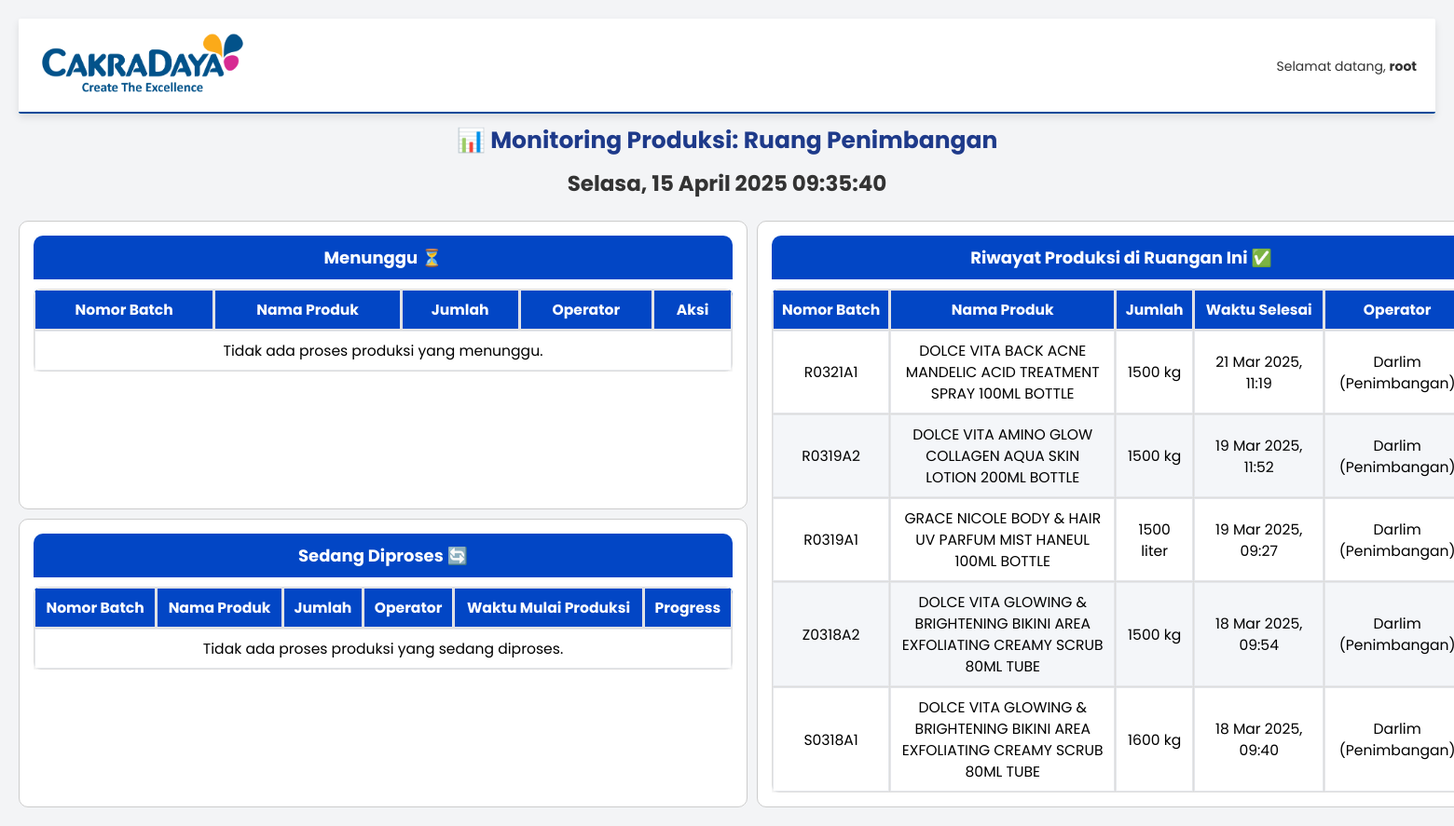
The page /monitoring/monitoring/ruang-penimbangan/ (signed in) on the database as committed earlier.
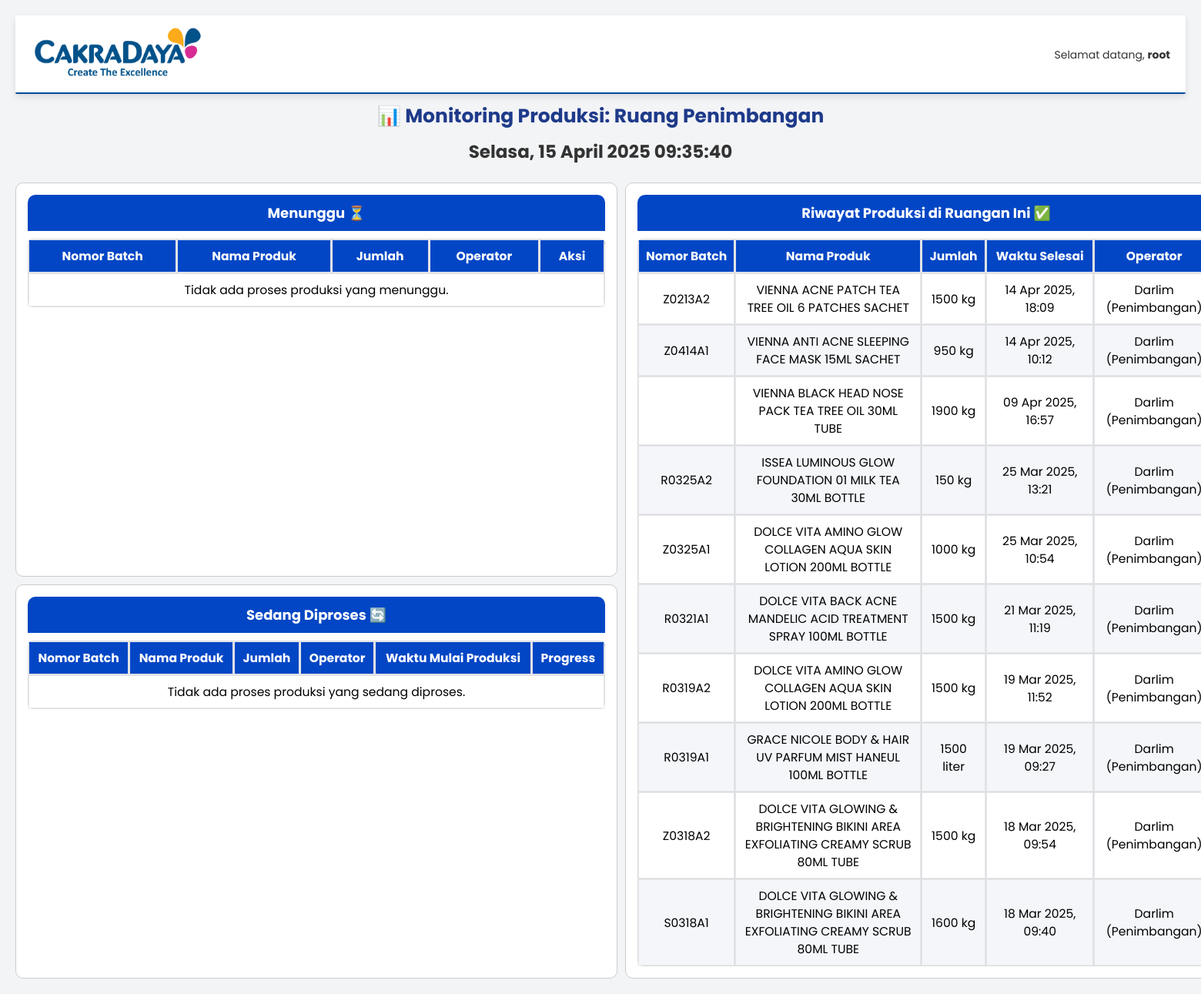
The same page on the database as committed later.
### produksi_monitoring/models.py (models this page shows, shortened)
class Ruangan(models.Model):
    PROSES_CHOICES = [
        ('weighing', 'Weighing'),
        ('processing', 'Processing'),
        ('mixing', 'Mixing'),
        ('filling', 'Filling'),
        ('packaging', 'Packaging'),
        ('labelling', 'Labelling'),
        ('quality_control', 'Quality Control'),
    ]
    kode_ruangan = models.CharField(max_length=10, unique=True, null=True)
    nama = models.CharField(max_length=100, unique=True)
    link_khusus = models.CharField(max_length=255, unique=True)
    mesin = models.ManyToManyField(Mesin, related_name="ruangan")
    jenis_proses = models.CharField(max_length=50, choices=PROSES_CHOICES, default='mixing')
    tahap_berikutnya = models.ForeignKey('self', null=True, blank=True, on_delete=models.SET_NULL)
    class Meta:
        verbose_name = "Ruangan"
        verbose_name_plural = "Ruangan"

class RiwayatProduksi(models.Model):
    nomor_batch = models.CharField(max_length=20)
    nama_produk = models.ForeignKey(ItemDescription, on_delete=models.CASCADE)
    jumlah = models.PositiveIntegerField()
    satuan = models.CharField(max_length=10)
    ruangan = models.ForeignKey(Ruangan, on_delete=models.CASCADE)
    operator = models.ForeignKey(Operator, on_delete=models.CASCADE, null=True, blank=True)
    waktu_mulai_produksi = models.DateTimeField()
    waktu_selesai = models.DateTimeField()
    hasil_akhir = models.CharField(max_length=20, blank=True, null=True)

class ItemDescription(models.Model):
    barcode = models.CharField(max_length=20, unique=True, null=True, blank=True)
    description = models.CharField(max_length=255, unique=True)

class Operator(models.Model):
    nama = models.CharField(max_length=255, unique=True)
    kategori = models.CharField(max_length=50, choices=[
        ("Penimbangan", "Penimbangan"),
        ("Proses", "Proses"),
        ("Filling", "Filling"),
        ("Labelling", "Labelling"),
    ])
    def __str__(self):
        return f"{self.nama} ({self.kategori})"

### produksi_monitoring/views.py (the view, shortened to what this page needs)
# urls.py: path('monitoring/<slug:ruangan_nama>/', monitoring_produksi_per_ruangan, name='monitoring_per_ruangan'),
@login_required
def monitoring_produksi_per_ruangan(request, ruangan_nama):
    ruangan = get_object_or_404(Ruangan, nama__iexact=ruangan_nama.replace("-", " "))
    ProsesProduksi.objects.filter(status="Menunggu", waktu_mulai_produksi__lte=now()).update(status="Sedang Diproses")
    proses_produksi = ProsesProduksi.objects.filter(ruangan=ruangan)
    menunggu = proses_produksi.filter(status="Menunggu").order_by('waktu_mulai_produksi')
    diproses = proses_produksi.filter(status="Sedang Diproses").order_by('waktu_mulai_produksi')
    siap_pindah = proses_produksi.filter(status="Siap Dipindahkan").order_by('-waktu_selesai')
    tujuh_hari_lalu = now() - timedelta(days=7)
    batch_pernah_di_ruangan = ProsesProduksi.objects.filter(
        nomor_batch__in=proses_produksi.values_list('nomor_batch', flat=True),
        waktu_selesai__gte=tujuh_hari_lalu
    ).values_list('nomor_batch', flat=True).distinct()
    selesai = RiwayatProduksi.objects.filter(
        ruangan=ruangan
    ).select_related('ruangan').order_by('-waktu_selesai') [:10]
    riwayat_labelling = None
    return render(request, "produksi_monitoring/monitoring_ruangan.html", {
        "ruangan": ruangan,
        "proses_menunggu": menunggu,
        "proses_diproses": diproses,
        "proses_siap_pindah": siap_pindah,
        "proses_selesai": selesai,
        "riwayat_produksi": riwayat_labelling,
    })

### produksi_monitoring/templates/produksi_monitoring/monitoring_ruangan.html (shortened to what this page needs)
{% load static %}
<!DOCTYPE html>
<html lang="id">
<head>
    <link rel="stylesheet" href="{% static 'css/custom_admin.css' %}">
    <link rel="stylesheet" href="https://cdnjs.cloudflare.com/ajax/libs/font-awesome/6.0.0/css/all.min.css">
</head>
<body>
    <header class="dashboard-header">
        <div class="header-left">
            <img src="{% static 'img/logo.png' %}" alt="Company Logo">
            <h1 class="header-title">Sistem Monitoring Produksi</h1>
        </div>
        <div class="header-right">
            {% if request.user.is_authenticated %}
                <p class="header-user">Selamat datang, <strong>{{ request.user.username }}</strong></p>
            {% endif %}
        </div>
    </header>
    <div>
        <h1 class="page-title" style="font-size: 25px; color: #1e3a8a; margin-bottom: 10px;">
            📊 Monitoring Produksi: {{ ruangan.nama|title }}
        </h1>
        <p id="tanggal-waktu" style="text-align: center; font-size: 23px; font-weight: bold; color: #333; margin-top: 10px;"></p>
    </div>
    <div class="ruangan-container">
        <div class="card card-menunggu">
            <div class="card-header">Menunggu ⏳</div>
            <div class="card-body">
                <table class="styled-table">
                    <thead>
                        <tr>
                            <th>Nomor Batch</th>
                            <th>Nama Produk</th>
                            <th>Jumlah</th>
                            <th>Operator</th>
                            <th>Aksi</th>
                        </tr>
                    </thead>
                    <tbody>
                        {% for produk in proses_menunggu %}
                        <tr class="status-menunggu">
                            <td>{{ produk.nomor_batch }}</td>
                            <td>{{ produk.nama }}</td>
                            <td>{{ produk.jumlah }} {{ produk.satuan }}</td>
                            <td>{{ produk.operator }}</td>
                            <td>
                                {% if request.user.is_authenticated %}
                                    {% if request.user.is_superuser or is_operator %}
                                        <form action="{% url 'tandai_sedang_diproses' produk.id %}" method="POST">
                                            {% csrf_token %}
                                            <button type="submit" class="btn btn-warning">Tandai Sedang Diproses</button>
                                        </form>
                                    {% endif %}
                                {% endif %}
                            </td>
                        </tr>
                        {% empty %}
                        <tr><td colspan="5">Tidak ada proses produksi yang menunggu.</td></tr>
                        {% endfor %}
                    </tbody>
                </table>
            </div>
        </div>
        <div class="card card-diproses">
            <div class="card-header">Sedang Diproses 🔄</div>
            <div class="card-body">
                <table class="styled-table">
                    <thead>
                        <tr>
                            <th>Nomor Batch</th>
                            <th>Nama Produk</th>
                            <th>Jumlah</th>
                            <th>Operator</th>
                            <th>Waktu Mulai Produksi</th>
                            <th>Progress</th>
                        </tr>
                    </thead>
                    <tbody>
                        {% for produk in proses_diproses %}
                        <tr class="status-diproses">
                            <td>{{ produk.nomor_batch }}</td>
                            <td>{{ produk.nama }}</td>
                            <td>{{ produk.jumlah }} {{ produk.satuan }}</td>
                            <td>{{ produk.operator.nama }}</td>
                            <td>{{ produk.waktu_mulai_produksi|date:"d M Y, H:i" }}</td>
                            <td>
                                {% if "labelling" in ruangan.nama|lower %}
                                    <form method="POST" action="{% url 'update_progress' produk.id %}">
                                        {% csrf_token %}
                                        <input type="number" name="jumlah_kemasan" min="1" required placeholder="Jumlah pcs/karton">
                                        <select name="satuan_kemasan" required>
                                            <option value="pcs">pcs</option>
                                            <option value="karton">karton</option>
                                            <option value="pack">pack</option>
                                        </select>
                                        <button type="submit">Simpan</button>
                                    </form>
                                    {% if produk.estimasi_jumlah_kemasan %}
                                        {% with persen=produk.akurasi_persen|default:0 %}
                                            <div style="width: 100%; background-color: #e0e0e0; border-radius: 4px;">
                                                <div style="width: {{ persen }}%; background-color: #2196F3; padding: 3px 5px; color: white; border-radius: 4px;">
                                                    {{ persen }}%
                                                </div>
                                            </div>
                                        {% endwith %}
                                        <small><strong>{{ produk.jumlah_kemasan|default:0 }}</strong> / {{ produk.estimasi_jumlah_kemasan }} {{ produk.get_satuan_kemasan_display }}</small>
                                    {% else %}
                                        <small>
                                            Realisasi: <strong>{{ produk.jumlah_kemasan|default:0 }} {{ produk.get_satuan_kemasan_display }}</strong>
                                        </small>
                                    {% endif %}
                                    <form method="POST" action="{% url 'tandai_selesai_labelling' produk.nomor_batch %}">
                                        {% csrf_token %}
                                        <button type="submit">Tandai Selesai</button>
                                    </form>
                                {% else %}
                                    <form method="POST" action="{% url 'update_progress' produk.id %}">
                                        {% csrf_token %}
                                        <input type="number" name="jumlah_terproses" min="1"
                                            oninput="validasiJumlah(this, {{ produk.jumlah }}, {{ produk.progress }})"
                                            required>
                                        <button type="submit">Update</button>
                                    </form>
                                    <div style="width: 100%; background-color: #e0e0e0; border-radius: 4px;">
                                        <div style="width: {{ produk.progress_percentage }}%; background-color: #4caf50; padding: 2px 5px; color: white; border-radius: 4px;">
                                            {{ produk.progress_percentage }}%
                                        </div>
                                    </div>
                                    <small>{{ produk.progress }} / {{ produk.jumlah }} {{ produk.satuan }}</small>
                                    {% if "proses" in ruangan.nama|lower %}
                                        {% if produk.status == "Sedang Diproses" and not produk.hasil_akhir %}
                                            <form method="POST" action="{% url 'operator_tentukan_hasil_akhir' produk.id %}">
                                                {% csrf_token %}
                                                <select name="hasil_akhir" required>
                                                    <option value="">-- Pilih Status Akhir --</option>
                                                    <option value="Release">Release</option>
                                                    <option value="Reject">Reject</option>
                                                </select>
                                                <button type="submit">Tandai</button>
                                            </form>
                                        {% elif produk.hasil_akhir %}
                                            <small><strong>Hasil Akhir:</strong> {{ produk.hasil_akhir }}</small>
                                        {% endif %}
                                    {% endif %}
                                {% endif %}
                            </td>
                        </tr>
                        {% empty %}
                        <tr><td colspan="6">Tidak ada proses produksi yang sedang diproses.</td></tr>
                        {% endfor %}
                    </tbody>
                </table>
            </div>
        </div>
<div class="card card-selesai">
    <div class="card-header">Riwayat Produksi di Ruangan Ini ✅</div>
    <div class="card-body">
        <table class="styled-table">
            <thead>
                <tr>
                    <th>Nomor Batch</th>
                    <th>Nama Produk</th>
                    <th>Jumlah</th>
                    <th>Waktu Selesai</th>
                    <th>Operator</th>
                </tr>
            </thead>
            <tbody>
                {% for produk in proses_selesai %}
                <tr class="status-selesai">
                    <td>{{ produk.nomor_batch }}</td>
                    <td>{{ produk.nama_produk.description }}</td>
                    <td>{{ produk.jumlah }} {{ produk.satuan }}</td>
                    <td>{{ produk.waktu_selesai|date:"d M Y, H:i" }}</td>
                    <td>{{ produk.operator }}</td>
                </tr>
                {% empty %}
                <tr><td colspan="6">Belum ada riwayat produksi di ruangan ini.</td></tr>
                {% endfor %}
            </tbody>
        </table>
    </div>
</div>

### produksi_monitoring/static/css/custom_admin.css (style rules this page uses)
body { font-family: 'Arial', sans-serif; margin: 0; padding: 0; background-color: #f4f6f9; text-align: center; }
header { display: flex; align-items: center; justify-content: left; padding: 20px; background-color: #ffffff; box-shadow: 0 4px 8px rgba(0, 0, 0, 0.1); border-bottom: 2px solid #004a99; }
header img { height: 70px; max-height: 20vh; width: auto; margin-right: 15px; }
.page-title { font-size: 1.8vw; margin-top: 10px; margin-bottom: 1px; font-weight: bold; color: #333; }
.styled-table { width: 100%; min-width: 750px; border-collapse: collapse; background: white; border-radius: 8px; overflow: hidden; box-shadow: 0 4px 8px rgba(0, 0, 0, 0.1); }
.styled-table thead { background-color: #004a99; color: white; font-weight: bold; font-size: 0.9vw; white-space: nowrap; }
.styled-table th, .styled-table td { padding: 8px; border: 1px solid #ddd; text-align: center; font-size: 1vw; }
.styled-table tbody tr:nth-child(even) { background-color: #f4f6f9; }
.dashboard-header { display: flex; justify-content: space-between; align-items: center; background-color: white; color: white; padding: 15px 20px; border-radius: 2px; }
.header-left { display: flex; align-items: center; }
.header-left img { height: 70px; max-height: 20vh; width: auto; margin-right: 15px; }
.header-title { font-size: 20px; font-weight: bold; }
.header-right { opacity: 0; color: #333; transform: translateY(-10px); animation: fadeIn 0.5s ease-in-out forwards; }
.header-user { font-size: 14px; color: #333; margin-top: 5px; }

### produksi_monitoring/templates/produksi_monitoring/monitoring_ruangan.html (style rules this page uses)
body { font-family: 'Poppins', sans-serif; background: #f3f4f6; margin: 0; padding: 20px; text-align: center; }
.styled-table td, .styled-table th { box-shadow: inset 0 0 0 1px #e5e7eb; }
.card-body { overflow-x: auto; }
.ruangan-container { display: grid; grid-template-columns: 1fr 1fr; grid-template-rows: auto auto; gap: 10px; }
.card-menunggu { grid-column: 1 / 2; grid-row: 1 / 2; }
.card-diproses { grid-column: 1 / 2; grid-row: 2 / 3; }
.card-selesai { grid-column: 2 / 3; grid-row: 1 / 3; }
.card { border: 1px solid #ccc; border-radius: 10px; padding: 15px; background: white; }
.card-header { font-size: 18px; font-weight: bold; background-color: hsl(219, 98%, 39%); color: white; padding: 10px; text-align: center; border-radius: 10px 10px 0 0; }
.styled-table { width: 100%; border-collapse: collapse; margin-top: 10px; }
.styled-table th, .styled-table td { border: 1px solid #ddd; padding: 10px; text-align: center; }
.styled-table th { background-color: hsl(219, 98%, 39%); color: white; }

Rows that differ between the two databases and show on the page:
added RiwayatProduksi: nomor_batch "Z0213A2", nama_produk.description "VIENNA ACNE PATCH TEA TREE OIL 6 PATCHES SACHET", jumlah "1500", satuan "kg", waktu_selesai "14 Apr 2025, 18:09", operator "Darlim…"
added RiwayatProduksi: nomor_batch "Z0414A1", nama_produk.description "VIENNA ANTI ACNE SLEEPING FACE MASK 15ML SACHET", jumlah "950", satuan "kg", waktu_selesai "14 Apr 2025, 10:12", operator "Darlim…"
added RiwayatProduksi: nama_produk.description "VIENNA BLACK HEAD NOSE PACK TEA TREE OIL 30ML TUBE", jumlah "1900", satuan "kg", waktu_selesai "09 Apr 2025, 16:57", operator "Darlim…"
added RiwayatProduksi: nomor_batch "R0325A2", nama_produk.description "ISSEA LUMINOUS GLOW FOUNDATION 01 MILK TEA 30ML BOTTLE", jumlah "150", satuan "kg", waktu_selesai "25 Mar 2025, 13:21", operator "Darlim…"
added RiwayatProduksi: nomor_batch "Z0325A1", nama_produk.description "DOLCE VITA AMINO GLOW COLLAGEN AQUA SKIN LOTION 200ML BOTTLE", jumlah "1000", satuan "kg", waktu_selesai "25 Mar 2025, 10:54", operator "Darlim…"
